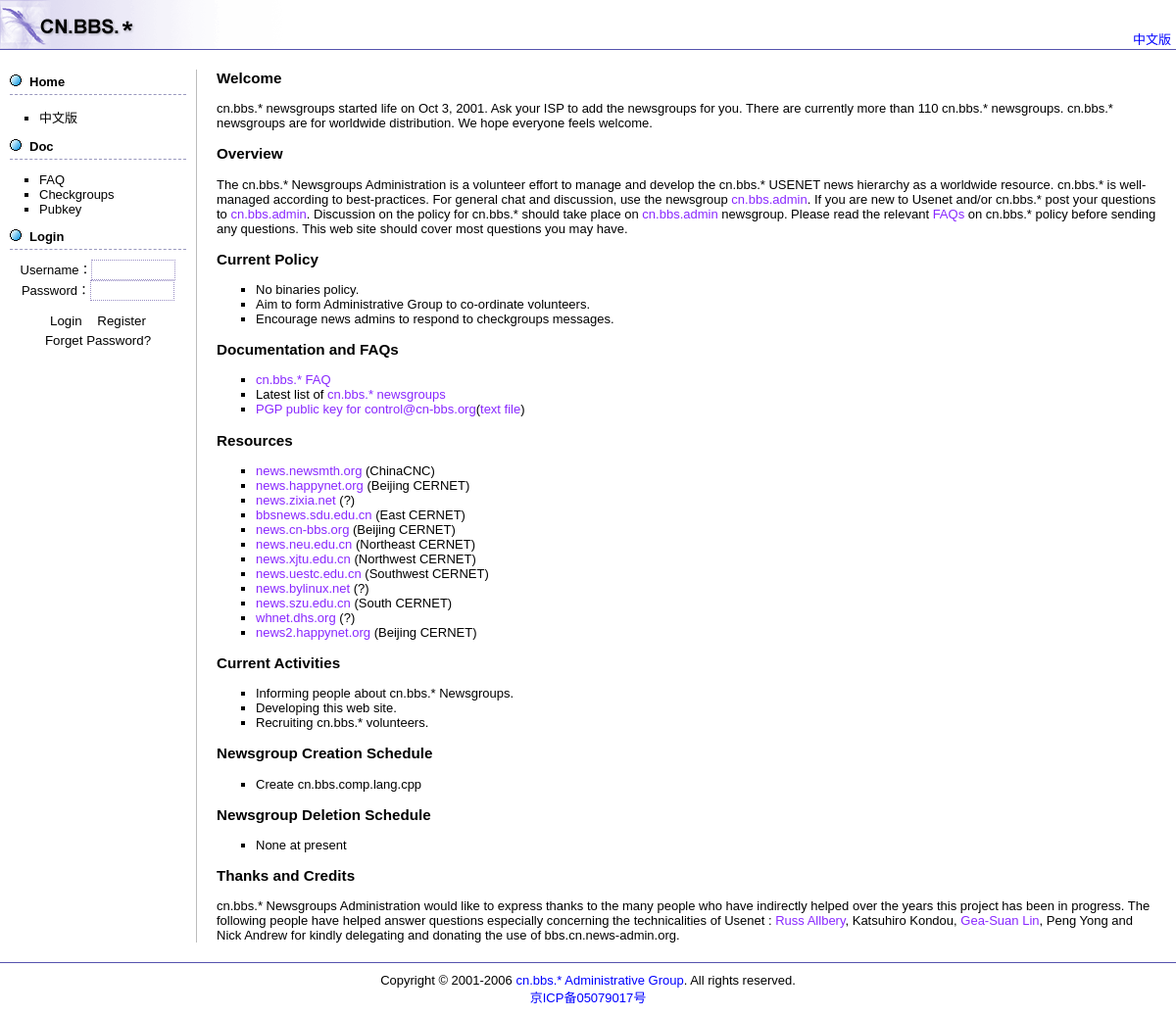
The page / on the database its author committed.
### tables this page shows
CREATE TABLE `_news_srv` (
  `id` int(10) unsigned NOT NULL auto_increment,
  `name` varchar(40) NOT NULL default '',
  `host` varchar(40) NOT NULL default '',
  `url` varchar(40) NOT NULL default '',
  `comment` varchar(40) NOT NULL default '',
  `comment_en` varchar(40) NOT NULL default '',
  PRIMARY KEY  (`id`)
);

### index.php (the view, shortened to what this page needs)
<?php
	require("header.php");
	if(isset($_GET["display"])) {
		switch($_GET["display"]) {
			case "newsgroup":
				require(defined("STATIC_PAGE")?"newsgroup.html":"newsgroup.php");
				break;
			case "serverlist":
				require(defined("STATIC_PAGE")?"serverlist.html":"serverlist.php");
				break;
			default:
		}
	}
	else {
		if($chinese) {
			$result = mysql_query("SELECT *,UNIX_TIMESTAMP(posttime) 'ts_posttime' FROM _mainpage_news ORDER BY id DESC LIMIT 0,5");
			$mainpage_news_content = "<UL>\n";
			while($record = mysql_fetch_array($result)) {
				$mainpage_news_content .= "  <LI><a href=\"viewnews.php?id={$record["id"]}\">{$record["title"]}</a>";
				$mainpage_news_content .= " (" . date("Y-m-d", $record["ts_posttime"]) . ")</LI>\n";
			}
			$mainpage_news_content .= "</UL>";
			require("chimain.html");
		}
		else {
			$result = mysql_query("SELECT * FROM _news_srv ORDER BY id ASC");
			$server_list = "<UL>\n";
			while($record = mysql_fetch_array($result)) {
				$server_list .= "  <LI><a href=\"http://{$record["name"]}/\" targer=\"_blank\">{$record["name"]}</a>";
				$server_list .= " ({$record["comment_en"]})</LI>\n";
			}
			$server_list .= "</UL>";
		}
	}
	require("footer.php");
?>

### header.php (shortened to what this page needs)
<?php
	if(isset($_GET["c"]))
		$chinese = true;
	else if(isset($_GET["e"]))
		$chinese = false;
	else {
		if(substr($_SERVER["HTTP_ACCEPT_LANGUAGE"], 0, 3) == "zh-")
			$chinese = true;
		else
			$chinese = false;
	}
?>
<!DOCTYPE html PUBLIC "-//W3C//DTD XHTML 1.0 Transitional//EN" "http://www.w3.org/TR/xhtml1/DTD/xhtml1-transitional.dtd">
<html xmlns="http://www.w3.org/1999/xhtml">
<head>
<link href="default.css" rel="stylesheet" type="text/css" />
</head>
<body>
<div style="float:right;padding-top:30px;padding-right:5px">
<?php if($chinese) { ?><a href="index.php?e">English Version</a></div><div id="divLogo"><a href="index.php?c"><?php } else { ?><a href="index.php?c">中文版</a></div><div id="divLogo"><a href="index.php?e"><?php } ?><img src="logo.gif" width="369" height="50" border="0" /></a></div>
<div id="divMenu">
	<br />
<?php
	if($chinese) {
?>
	<div class="menutitle"><a href="index.php?c">首页</a></div>
	<ul>
		<li><a href="index.php?e">English Version</a></li>
	</ul>
	<div class="menutitle"><a href="index.php?c#Documentation_and_FAQs">文档</a></div>
	<ul>
		<li><a href="index.php?c&amp;file=charter">管理章程</a></li>
		<li><a href="index.php?c&amp;file=howto">技术手册</a></li>
		<li><a href="index.php?c&amp;file=manual">版主手册</a></li>
		<li><a href="index.php?c&amp;file=newgroup">开组须知</a></li>
		<li><a href="index.php?c&amp;file=faq">FAQ for news admin</a></li>
	</ul>
	<div class="menutitle"><a href="index.php?c#Resources">资源</a></div>
	<ul>
		<li><a href="index.php?c&amp;display=serverlist">服务器列表</a></li>
		<li><a href="index.php?c&amp;display=newsgroup">新闻组列表</a></li>
		<li><a href="http://webnews.cn-bbs.org" target="_blank">新闻组网页版</a></li>
	</ul>
	<div class="menutitle"><a href="https://panel.cn-bbs.org/">控制面板</a></div>
	<div align="center">
		<form action="https://panel.cn-bbs.org/loginout.php" method="post" id="frmPanel">
			登录名称：<input type="text" name="name" maxlength="16" class="loginbox" /><br />
			登录密码：<input type="password" name="password" maxlength="40" class="loginbox" /><br />
			<div style="margin-top:10px"><input type="submit" value="登录" class="loginbtn" />
			<input type="button" value="注册" class="loginbtn" onclick="location.href='https://panel.cn-bbs.org/register.php';" />
			<input type="button" value="取回密码" class="loginbtn" onclick="location.href='https://panel.cn-bbs.org/lostpw.php';" /></div>
		</form>
	</div>
<?php
	}
	else {
?>
	<div class="menutitle"><a href="index.php?e">Home</a></div>
	<ul>
		<li><a href="index.php?c">中文版</a></li>
	</ul>
	<div class="menutitle"><a href="index.php?e#Documentation_and_FAQs">Doc</a></div>
	<ul>
		<li><a href="index.php?e&amp;file=faq">FAQ</a></li>
		<li><a href="index.php?e&amp;display=newsgroup">Checkgroups</a></li>
		<li><a href="index.php?e&amp;file=pubkey">Pubkey</a></li>
	</ul>
	<div class="menutitle"><a href="https://panel.cn-bbs.org/">Login</a></div>
	<div align="center">
		<form action="https://panel.cn-bbs.org/loginout.php" method="post" id="frmPanel">
			Username：<input type="text" name="name" maxlength="16" class="loginbox" /><br />
			Password：<input type="password" name="password" maxlength="40" class="loginbox" /><br />
			<div style="margin-top:10px"><input type="submit" value="Login" class="loginbtn" />
			<input type="button" value="Register" class="loginbtn" onclick="location.href='https://panel.cn-bbs.org/register.php';" />
			<input type="button" value="Forget Password?" class="loginbtn" onclick="location.href='https://panel.cn-bbs.org/lostpw.php';" /></div>
		</form>
	</div>
<?php
	}
?>
</div>
<div id="divMain">

### footer.php (shortened to what this page needs)
</div>
<div id="divFoot">
	Copyright © 2001-2006 <a href="mailto:control@cn-bbs.org">cn.bbs.* Administrative Group</a>. All rights reserved.<br>
	<a href="http://www.miibeian.gov.cn/">京ICP备05079017号</a></div>
</body>
</html>

### default.css (style rules this page uses)
body { margin:0px; font-family:Verdana,Arial,Helvetica,sans-serif; font-size:13px }
a { text-decoration:none; color:#00F }
ul { list-style:square }
.menutitle { margin:10px; padding-left:20px; padding-bottom:5px; border-bottom:1px dashed #9A99BF; font-weight:bold; background-image:url(round.gif); background-repeat:no-repeat; background-position:left top }
.loginbox { width:80px; height:17px; border:1px dotted #998EC4; background-color:#FFF }
.loginbtn { height:20px; border:0px; background:none }
#divLogo { border-bottom:1px solid #5553AE }
#divMenu { float:left; width:200px }
#divMenu a { color:#000 }
#divMain { margin-left:200px; border-left:1px solid #BCBCBC }
#divMain a { color:#8928FF }
#divFoot { clear:both; padding:10px; border-top:1px solid #5553AE; text-align:center }

### rows shown on the page
_news_srv: name "news.newsmth.org", comment_en "ChinaCNC"
_news_srv: name "news.happynet.org", comment_en "Beijing CERNET"
_news_srv: name "news.zixia.net", comment_en "?"
_news_srv: name "bbsnews.sdu.edu.cn", comment_en "East CERNET"
_news_srv: name "news.cn-bbs.org", comment_en "Beijing CERNET"
_news_srv: name "news.neu.edu.cn", comment_en "Northeast CERNET"
_news_srv: name "news.xjtu.edu.cn", comment_en "Northwest CERNET"
_news_srv: name "news.uestc.edu.cn", comment_en "Southwest CERNET"
_news_srv: name "news.bylinux.net", comment_en "?"
_news_srv: name "news.szu.edu.cn", comment_en "South CERNET"
_news_srv: name "whnet.dhs.org", comment_en "?"
_news_srv: name "news2.happynet.org", comment_en "Beijing CERNET"
